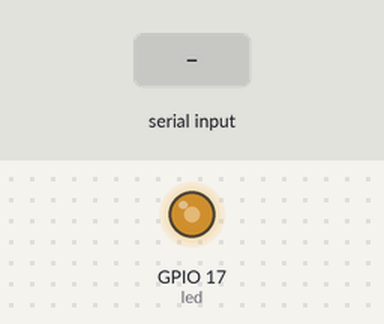
Simulated run of this program. Board: Raspberry Pi (BCM pin numbers). Parts: output pins drawn as LEDs (lit = HIGH). Inputs (shaded band) come from the test bench. What the program prints to the terminal is not drawn.

Above: at 1.2 s.
1.3 s: "1" typed at the terminal, then Enter
At 1.8 s:
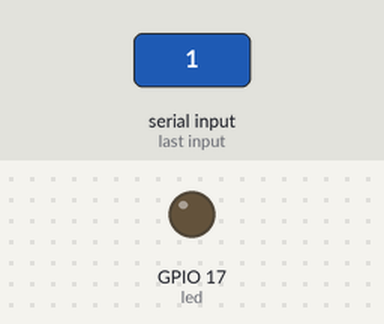
At 4.8 s:
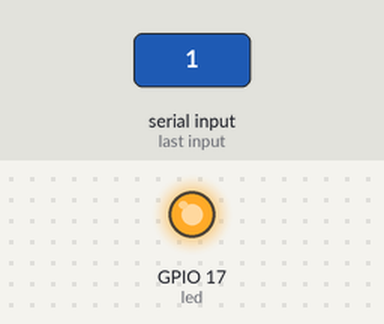
Timing chart, 0 to 10.3 s (numbered marks = the images above; inputs shaded):
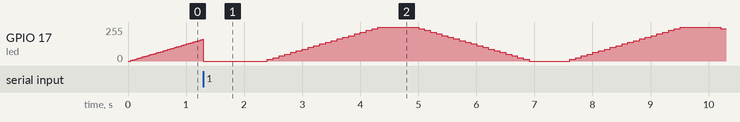

The program:

gpio_pwm_led.py
```python
#!/usr/bin/env python3
"""
PWMでLEDの明るさを制御するプログラム（gpiozero版）
Raspberry Pi上で動作します

接続方法:
  GPIO17 ---[330Ω抵抗]--- LED(+) --- LED(-) --- GND

動作:
  LEDが呼吸するように、ゆっくり明るくなり、ゆっくり暗くなります

使用方法:
  python3 gpio_pwm_led.py
"""

from gpiozero import PWMLED
from time import sleep
import sys

# 使用するGPIOピン番号
LED_PIN = 17

# フェード時間（秒）
FADE_TIME = 2.0

def main():
    """メイン処理"""
    print("=" * 60)
    print("PWM LED制御プログラム（呼吸するLED）")
    print("=" * 60)
    print(f"GPIO{LED_PIN}を使用します")
    print(f"フェード時間: {FADE_TIME}秒")
    print("Ctrl+C で終了します\n")

    try:
        # PWM LEDオブジェクトを作成
        led = PWMLED(LED_PIN)

        print("方法1: pulse()メソッドを使用")
        print("LEDが呼吸を始めます...\n")

        # 自動的に呼吸するように点滅
        led.pulse(fade_in_time=FADE_TIME, fade_out_time=FADE_TIME)

        # 終了待機
        input("Enterキーで次のデモへ...")

        # 一旦停止
        led.off()
        print("\n方法2: 手動でPWM値を変化させる")
        sleep(1)

        # 手動でPWM制御
        while True:
            # 徐々に明るく（0% → 100%）
            print("明るくなります...")
            for brightness in range(0, 101, 5):
                led.value = brightness / 100.0
                print(f"  明るさ: {brightness}%", end='\r')
                sleep(0.1)
            print()  # 改行

            sleep(0.5)

            # 徐々に暗く（100% → 0%）
            print("暗くなります...")
            for brightness in range(100, -1, -5):
                led.value = brightness / 100.0
                print(f"  明るさ: {brightness}%", end='\r')
                sleep(0.1)
            print()  # 改行

            sleep(0.5)

    except KeyboardInterrupt:
        print("\n\nプログラムを終了します")
        led.off()
        sys.exit(0)

    except Exception as e:
        print(f"\nエラーが発生しました: {e}")
        print("\n【トラブルシューティング】")
        print("1. gpiozeroがインストールされているか確認:")
        print("   sudo apt install python3-gpiozero")
        print("2. GPIOピンの接続を確認")
        print("3. Raspberry Pi上で実行しているか確認")
        sys.exit(1)


if __name__ == '__main__':
    main()
```
